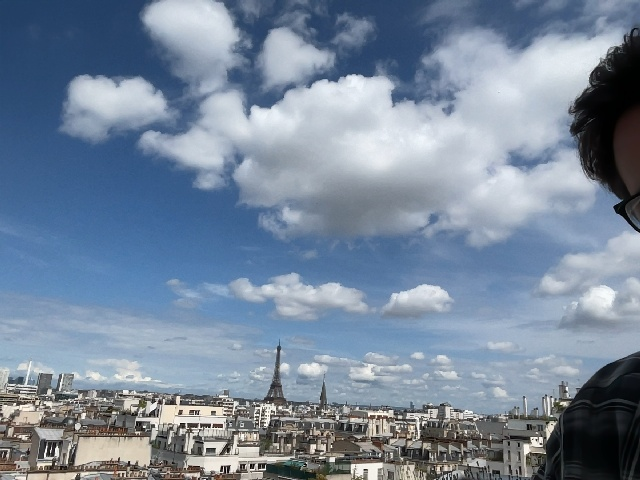
#> input picture src/python/fiatlight/fiat_kits/fiat_image/paris.jpg, 640 x 480 px
$ python -i lut_functions.py   (imports and definitions only)
#> lines starting #> are read from the running program, lines starting #| are printed output that depends on the picture
from typing import Tuple, Optional
import cv2
import numpy as np
from fiatlight.fiat_kits.fiat_image import ImageU8, ColorType, ColorConversion
from fiatlight.fiat_utils.fiat_attributes_decorator import with_fiat_attributes
from .lut_types import LutParams, LutTable


# [4 lines that did not run here, left out]


# [22 lines that did not run here, left out]


# [27 lines that did not run here, left out]


# [4 lines that did not run here, left out]


# [11 lines that did not run here, left out]


# [18 lines that did not run here, left out]

>>> import cv2
>>> picture = cv2.imread('paris.jpg', cv2.IMREAD_GRAYSCALE)
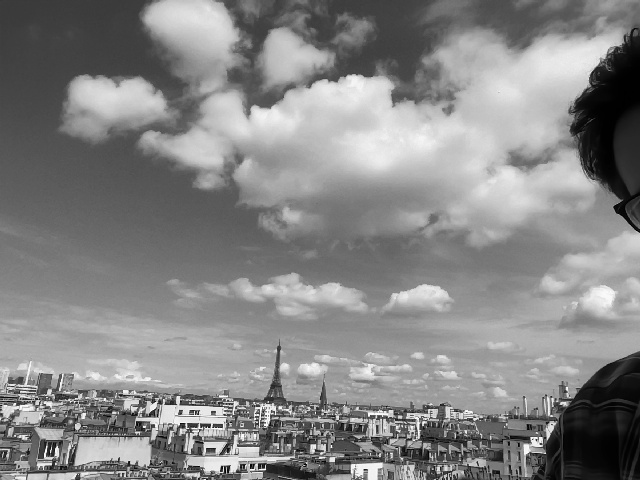
#> picture: shape (480, 640); min 0, max 255, mean 133.5
#> (the run stopped early here; a loop or call above may not have finished)
